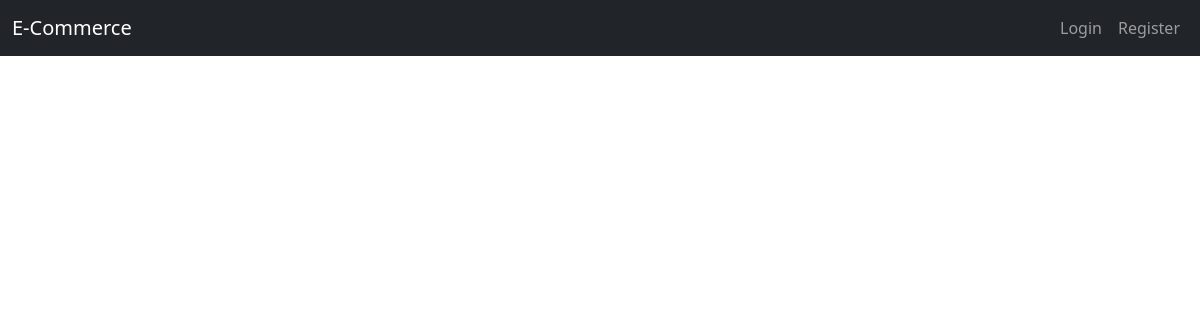
Before: /products/ with the older database file.
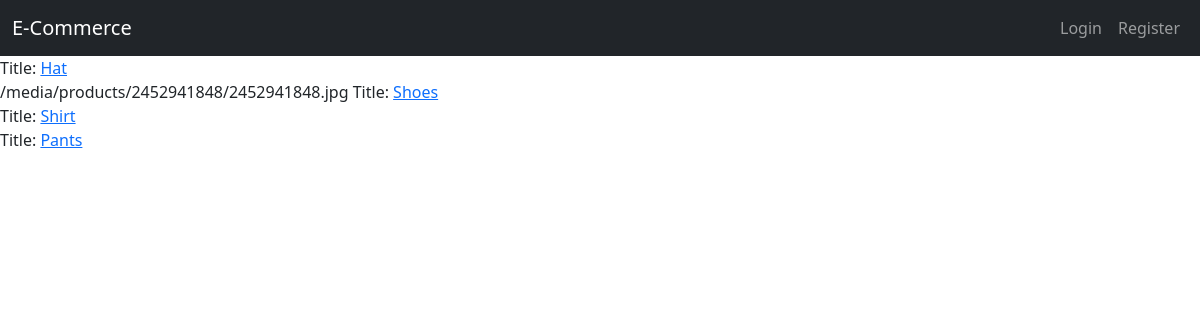
After: the same page with the newer database file.
### products/models.py (models this page shows, shortened)
class Product(models.Model):
    title = models.CharField(max_length=50)
    slug = models.SlugField(blank=True, unique=True)
    description = models.TextField()
    price = models.DecimalField(decimal_places=2, max_digits=20, default=10.00)
    image = models.ImageField(upload_to=upload_image_path, null=True, blank=True)
    featured = models.BooleanField(default=False)
    active = models.BooleanField(default=True)
    objects = ProductManager()
    def get_absolute_url(self):
        return reverse("products:detailed", kwargs={"slug": self.slug})

### products/views.py (the view)
# urls.py: path('', ProductListView.as_view(), name='product_list'),
class ProductListView(ListView):
    template_name = "products/list.html"
    def get_queryset(self, *args, **kwargs):
        request = self.request
        return Product.objects.all()

### products/models.py (called while the page is built)
    def active(self):
        return self.filter(active=True)

    def get_queryset(self):
        return ProductQuerySet(self.model, using=self._db)

    def all(self):
        return self.get_queryset().active()

### templates/products/list.html (shortened to what this page needs)
<!DOCTYPE html>
<html lang="en">
<head>
    {% include 'base/css.html' %}
</head>
<body>
{% include 'base/navbar.html' %}
{% for object in object_list %}
        Title:  <a href='{{ object.get_absolute_url }}'>{{ object.title }}</a><br>
        {% if object.image %}
            {{ object.image.url }}
        {% endif %}
{% endfor %}
</body>
</html>

Changed rows visible on the page:
added Product: title "Hat", image "/media/products/2452941848/2452941848.jpg"
added Product: title "Shoes"
added Product: title "Shirt"
added Product: title "Pants"
